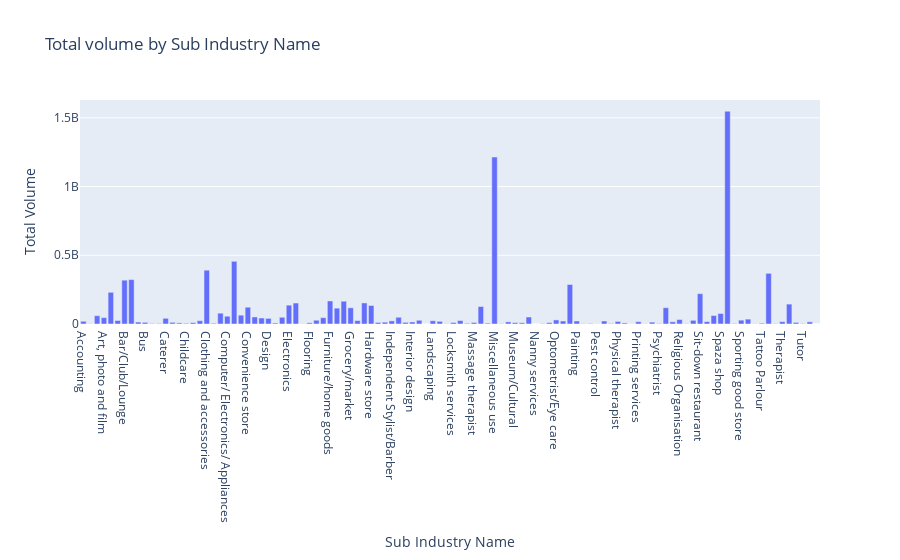

The cell this chart's notebook holds for it:
### Code cell
fig = px.bar(table, x='Sub Industry Name', y='Total Volume',title='Total volume by Sub Industry Name')
fig.show()

### Figure 1 — Plotly figure (JSON) as saved in the notebook; plotly's stock layout.template omitted (floating-point values rounded to 4 significant figures)
{"data": [{"alignmentgroup": "True", "hovertemplate": "Sub Industry Name=%{x}<br>Total Volume=%{y}<extra></extra>", "legendgroup": "", "marker": {"color": "#636efa", "pattern": {"shape": ""}}, "name": "", "offsetgroup": "", "orientation": "v", "showlegend": false, "textposition": "auto", "type": "bar", "x": ["Accounting", "Acupuncture", "Alternative medicine", "Art, photo and film", "Automotive services", "Bakery", "Bar/Club/Lounge", "Beauty Salon", "Books mags, music and video", "Bus", "Care giver", "Carpet cleaning", "Caterer", "Charitable Organisation", "Child Care", "Childcare", "Chiropractor", "Cleaning", "Clothing and accessories", "Clothing/Shoe repair/Alteration s", "Coffee/Tea Shoppe", "Computer/ Electronics/ Appliances", "Consulting", "Convenience Store", "Convenience store", "Delivery", "Dentist/orthodontist", "Design", "Dry Cleaning and Laundry", "Electrical Services", "Electronics", "Events/festivals", "Eyeware", "Flooring", "Flowers and gifts", "Food Truck/Cart", "Furniture/home goods", "General Contracting", "Grocer/market", "Grocery/market", "Gym/Health Club", "Hair Salon/Barbershop", "Hardware store", "Heating and Airconditioning", "Hobby shop", "Independent Stylist/Barber", "Installation services", "Instructor/ Teacher", "Interior design", "Jewelry and watches", "Junk removal", "Landscaping", "Legal services", "Limousine", "Locksmith services", "Marketing/advertising", "Massage Therapist", "Massage therapist", "Medical Practitioner", "Membership organisation", "Miscellaneous use", "Movies/Film", "Moving", "Museum/Cultural", "Music", "Nail salon", "Nanny services", "Notary services", "Office supply", "Optometrist/Eye care", "Outdoor market", "Outdoor markets", "Painting", "Performing arts", "Personal Trainer", "Pest control", "Pet store", "Photography", "Physical therapist", "Plumbing", "Political organisation", "Printing services", "Private chef", "Private shuttle", "Psychiatrist", "Quick service restaurant", "Real estate", "Religious Organisation", "Roofing", "School", "Sit-down restaurant", "Software development", "Spa", "Spaza shop", "Speciality shop", "Sporting events", "Sporting good store", "Sports recreation", "Tanning Salon", "Tattoo Parlour", "Tavern", "Taxi", "Therapist", "Tourism", "Town car", "Tutor", "Vetrinary services", "Watch/jewelry repair"], "xaxis": "x", "y": [19888783, 1656421, 60393287, 46334465, 230642344, 25515489, 318977079, 323090976, 14169571, 12149319, 3671764, 3747471, 41562844, 11905981, 8049181, 4954432, 9856074, 23840740, 391470284, 5229277, 78659654, 56584819, 456220312, 64206268, 122160820, 51386812, 43452776, 40887990, 7335568, 49031547, 137067707, 152589607, 1741600, 8646584, 27492422, 45945192, 167595629, 115371820, 165822642, 117834575, 24813823, 153369732, 134591107, 11506419, 13312301, 22610417, 49187080, 11925313, 14668758, 27125226, 316747, 23650611, 19452633, 1953500, 10937150, 25124108, 4979457, 11188824, 127007308, 6482640, 1214806940, 2025378, 15376184, 10042515, 9078794, 50866672, 210171, 2380639, 9966588, 29655848, 21823258, 287374040, 21960438, 2495945, 3696071, 1092410, 21894787, 3725001, 18677029, 7645738, 781355, 16776108, 1260952, 13488199, 3191251, 118508562, 16074706, 32433893, 1760017, 26710477, 220731439, 17543966, 61515477, 75999443, 1548223268, 3309481, 27994807, 35322503, 1319730, 5769401, 368551421, 2261722, 17249322, 144748420, 11393599, 2715398, 15801296, 25690], "yaxis": "y"}], "layout": {"barmode": "relative", "legend": {"tracegroupgap": 0}, "title": {"text": "Total volume by Sub Industry Name"}, "xaxis": {"anchor": "y", "domain": [0, 1], "title": {"text": "Sub Industry Name"}}, "yaxis": {"anchor": "x", "domain": [0, 1], "title": {"text": "Total Volume"}}}}
